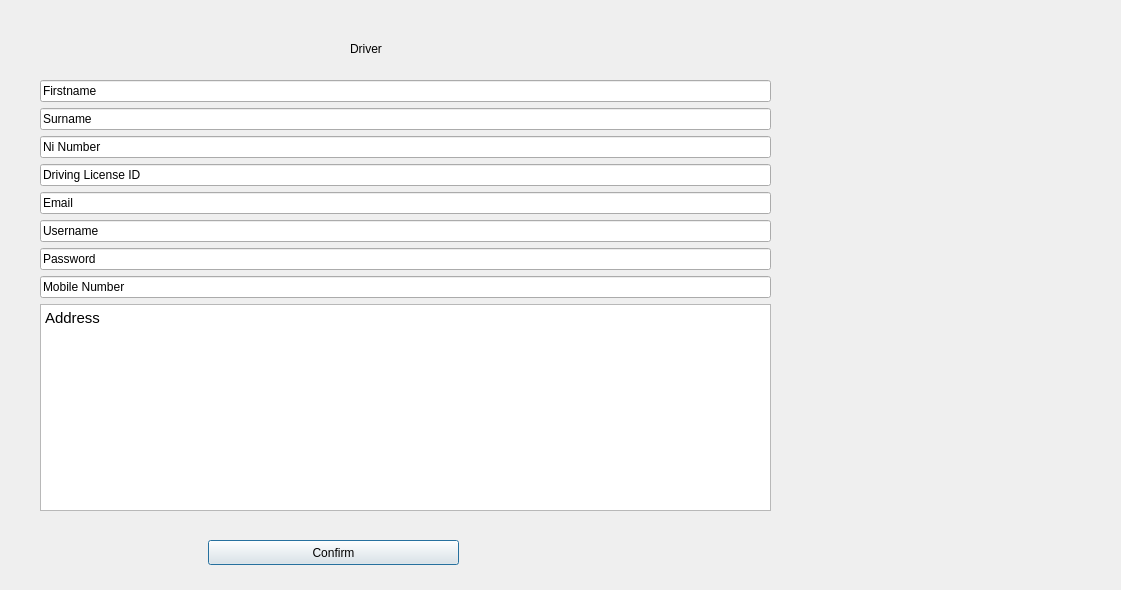
<?xml version="1.0" encoding="UTF-8"?>
<ui version="4.0">
 <class>DriverRegDialog</class>
 <widget class="QDialog" name="DriverRegDialog">
  <property name="geometry">
   <rect>
    <x>0</x>
    <y>0</y>
    <width>1121</width>
    <height>590</height>
   </rect>
  </property>
  <property name="windowTitle">
   <string>Dialog</string>
  </property>
  <widget class="QLabel" name="label">
   <property name="geometry">
    <rect>
     <x>350</x>
     <y>40</y>
     <width>67</width>
     <height>17</height>
    </rect>
   </property>
   <property name="text">
    <string>Driver</string>
   </property>
  </widget>
  <widget class="QWidget" name="verticalLayoutWidget">
   <property name="geometry">
    <rect>
     <x>40</x>
     <y>80</y>
     <width>731</width>
     <height>431</height>
    </rect>
   </property>
   <layout class="QVBoxLayout" name="verticalLayout">
    <item>
     <widget class="QLineEdit" name="firstname">
      <property name="text">
       <string>Firstname</string>
      </property>
     </widget>
    </item>
    <item>
     <widget class="QLineEdit" name="surname">
      <property name="text">
       <string>Surname</string>
      </property>
     </widget>
    </item>
    <item>
     <widget class="QLineEdit" name="ninumber">
      <property name="text">
       <string>Ni Number</string>
      </property>
     </widget>
    </item>
    <item>
     <widget class="QLineEdit" name="drivinglicense">
      <property name="text">
       <string>Driving License ID</string>
      </property>
     </widget>
    </item>
    <item>
     <widget class="QLineEdit" name="email">
      <property name="text">
       <string>Email</string>
      </property>
     </widget>
    </item>
    <item>
     <widget class="QLineEdit" name="username">
      <property name="text">
       <string>Username</string>
      </property>
     </widget>
    </item>
    <item>
     <widget class="QLineEdit" name="password">
      <property name="text">
       <string>Password</string>
      </property>
     </widget>
    </item>
    <item>
     <widget class="QLineEdit" name="Mobilenumber">
      <property name="text">
       <string>Mobile Number</string>
      </property>
     </widget>
    </item>
    <item>
     <widget class="QTextEdit" name="address">
      <property name="html">
       <string>&lt;!DOCTYPE HTML PUBLIC &quot;-//W3C//DTD HTML 4.0//EN&quot; &quot;http://www.w3.org/TR/REC-html40/strict.dtd&quot;&gt;
&lt;html&gt;&lt;head&gt;&lt;meta name=&quot;qrichtext&quot; content=&quot;1&quot; /&gt;&lt;style type=&quot;text/css&quot;&gt;
p, li { white-space: pre-wrap; }
&lt;/style&gt;&lt;/head&gt;&lt;body style=&quot; font-family:'Ubuntu'; font-size:11pt; font-weight:400; font-style:normal;&quot;&gt;
&lt;p style=&quot; margin-top:0px; margin-bottom:0px; margin-left:0px; margin-right:0px; -qt-block-indent:0; text-indent:0px;&quot;&gt;Address&lt;/p&gt;&lt;/body&gt;&lt;/html&gt;</string>
      </property>
     </widget>
    </item>
   </layout>
  </widget>
  <widget class="QPushButton" name="Confirm">
   <property name="geometry">
    <rect>
     <x>208</x>
     <y>540</y>
     <width>251</width>
     <height>25</height>
    </rect>
   </property>
   <property name="text">
    <string>Confirm</string>
   </property>
  </widget>
 </widget>
 <resources/>
 <connections/>
</ui>
